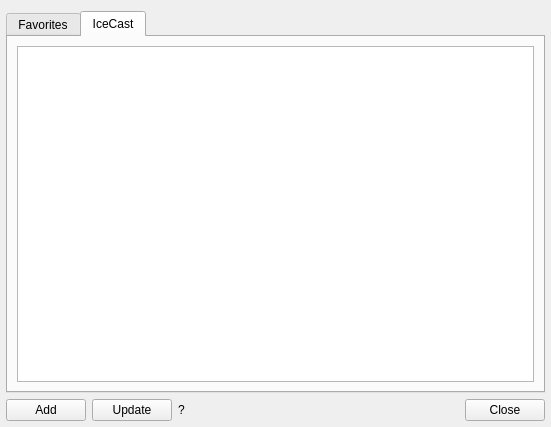
<?xml version="1.0" encoding="UTF-8"?>
<ui version="4.0">
 <class>StreamWindow</class>
 <widget class="QWidget" name="StreamWindow">
  <property name="geometry">
   <rect>
    <x>0</x>
    <y>0</y>
    <width>551</width>
    <height>427</height>
   </rect>
  </property>
  <property name="windowTitle">
   <string>Stream Browser</string>
  </property>
  <layout class="QGridLayout" name="gridLayout">
   <property name="leftMargin">
    <number>6</number>
   </property>
   <property name="rightMargin">
    <number>6</number>
   </property>
   <property name="bottomMargin">
    <number>6</number>
   </property>
   <item row="0" column="0" colspan="4">
    <widget class="QTabWidget" name="tabWidget">
     <property name="currentIndex">
      <number>1</number>
     </property>
     <widget class="QWidget" name="tab">
      <attribute name="title">
       <string>Favorites</string>
      </attribute>
      <layout class="QVBoxLayout" name="verticalLayout_2">
       <item>
        <widget class="QTableView" name="tableView_2">
         <property name="alternatingRowColors">
          <bool>true</bool>
         </property>
         <property name="selectionMode">
          <enum>QAbstractItemView::SingleSelection</enum>
         </property>
         <property name="selectionBehavior">
          <enum>QAbstractItemView::SelectRows</enum>
         </property>
         <property name="sortingEnabled">
          <bool>true</bool>
         </property>
         <attribute name="verticalHeaderVisible">
          <bool>false</bool>
         </attribute>
        </widget>
       </item>
      </layout>
     </widget>
     <widget class="QWidget" name="tab_2">
      <attribute name="title">
       <string>IceCast</string>
      </attribute>
      <layout class="QVBoxLayout" name="verticalLayout">
       <item>
        <widget class="QTableView" name="icecastTableView">
         <property name="alternatingRowColors">
          <bool>true</bool>
         </property>
         <property name="selectionMode">
          <enum>QAbstractItemView::ExtendedSelection</enum>
         </property>
         <property name="selectionBehavior">
          <enum>QAbstractItemView::SelectRows</enum>
         </property>
         <property name="sortingEnabled">
          <bool>true</bool>
         </property>
         <attribute name="verticalHeaderVisible">
          <bool>false</bool>
         </attribute>
        </widget>
       </item>
      </layout>
     </widget>
    </widget>
   </item>
   <item row="1" column="0">
    <widget class="QPushButton" name="addPushButton">
     <property name="text">
      <string>Add</string>
     </property>
    </widget>
   </item>
   <item row="1" column="1">
    <widget class="QPushButton" name="updatePushButton">
     <property name="text">
      <string>Update</string>
     </property>
    </widget>
   </item>
   <item row="1" column="3">
    <widget class="QDialogButtonBox" name="buttonBox">
     <property name="standardButtons">
      <set>QDialogButtonBox::Close</set>
     </property>
    </widget>
   </item>
   <item row="1" column="2">
    <widget class="QLabel" name="statusLabel">
     <property name="text">
      <string notr="true">?</string>
     </property>
    </widget>
   </item>
  </layout>
 </widget>
 <resources/>
 <connections>
  <connection>
   <sender>buttonBox</sender>
   <signal>rejected()</signal>
   <receiver>StreamWindow</receiver>
   <slot>close()</slot>
   <hints>
    <hint type="sourcelabel">
     <x>524</x>
     <y>407</y>
    </hint>
    <hint type="destinationlabel">
     <x>504</x>
     <y>421</y>
    </hint>
   </hints>
  </connection>
 </connections>
</ui>
